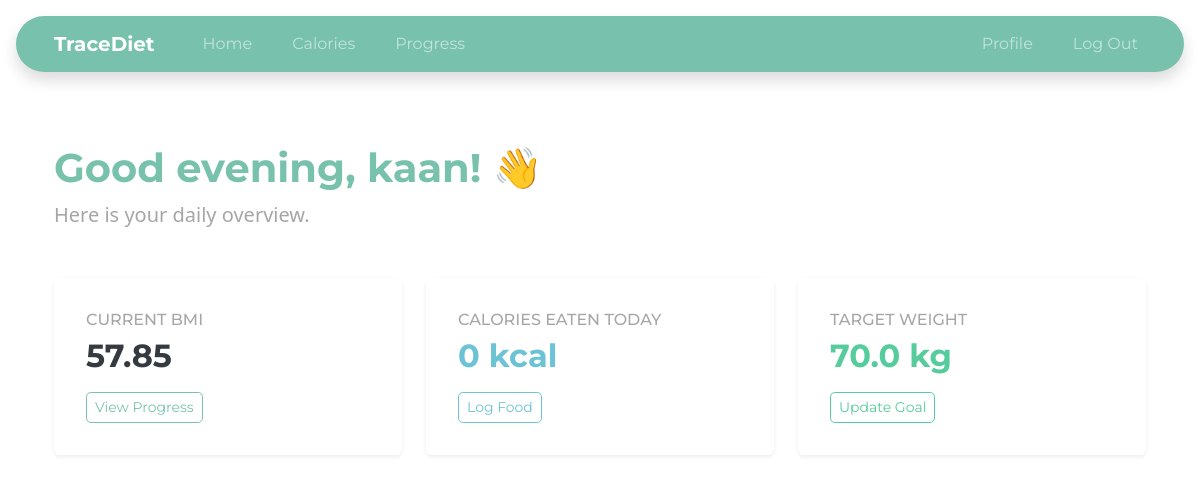
Page / (signed in) on the earlier database version.
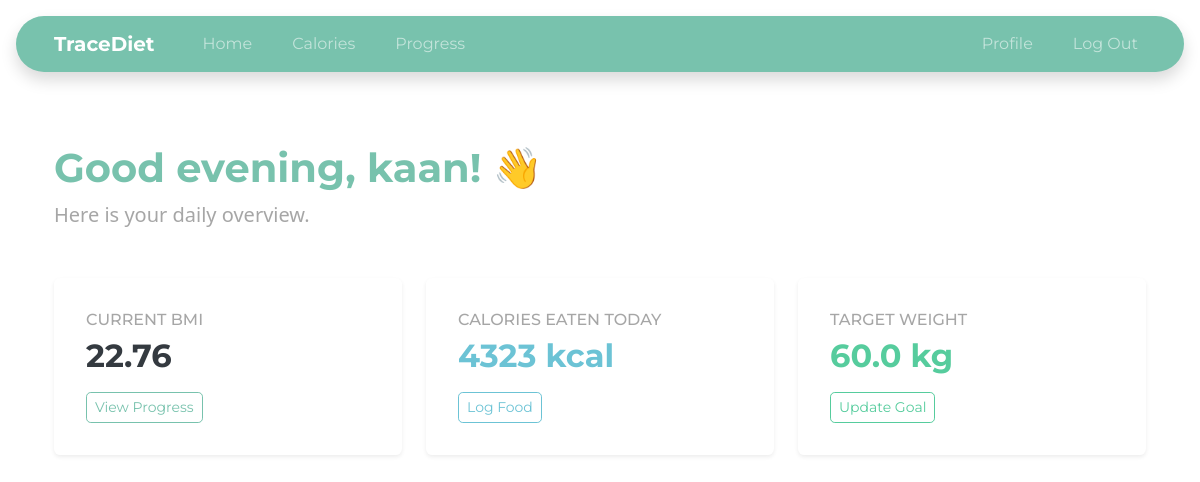
Same page on the later database version.
### tables this page shows
CREATE TABLE users (
    id INTEGER PRIMARY KEY AUTOINCREMENT NOT NULL,
    username TEXT NOT NULL UNIQUE,
    hash TEXT NOT NULL,
    name TEXT NOT NULL,
    surname TEXT NOT NULL,
    gender TEXT NOT NULL,
    birthday DATE NOT NULL
);

CREATE TABLE body_logs (
    id INTEGER PRIMARY KEY AUTOINCREMENT,
    user_id INTEGER NOT NULL,
    weight REAL NOT NULL,
    height REAL NOT NULL,
    bmi REAL NOT NULL,
    date DATE DEFAULT CURRENT_DATE,
    FOREIGN KEY (user_id) REFERENCES users (id)
);

CREATE TABLE user_goals (
    user_id INTEGER PRIMARY KEY,
    target_weight REAL,
    daily_calorie_target INTEGER,
    FOREIGN KEY (user_id) REFERENCES users (id)
);

### app.py (the view)
@app.route("/")
def index():
    if not session.get("user_id"):
        return render_template("index.html")
    user_id = session["user_id"]
    user = db.execute("SELECT name FROM users WHERE id = ?", user_id)[0]
    hour = datetime.now().hour
    if hour < 12:
        greeting = "Good morning"
    elif hour < 18:
        greeting = "Good afternoon"
    else:
        greeting = "Good evening"
    latest_log = db.execute(
        "SELECT * FROM body_logs WHERE user_id = ? ORDER BY date DESC, id DESC LIMIT 1",
        user_id,
    )
    latest_log = latest_log[0] if latest_log else None
    foods = db.execute(
        "SELECT calories FROM tracker_logs WHERE user_id = ? AND date = CURRENT_DATE",
        user_id,
    )
    total_eaten = sum(food["calories"] for food in foods)
    goal = db.execute("SELECT target_weight FROM user_goals WHERE user_id = ?", user_id)
    target_weight = goal[0]["target_weight"] if goal else None
    return render_template(
        "index.html",
        name=user["name"],
        greeting=greeting,
        latest_log=latest_log,
        total_eaten=total_eaten,
        target_weight=target_weight,
    )

### templates/index.html (shortened to what this page needs)
{% extends "layout.html" %}
{% block main %}
<div class="container py-4">
    {% if session["user_id"] %}
    <div class="mb-5">
        <h1 class="fw-bold text-primary">{{ greeting }}, {{ name }}! 👋</h1>
        <p class="text-muted lead">Here is your daily overview.</p>
    </div>
    <div class="row g-4">
        <div class="col-md-4">
            <div class="card shadow-sm border-0 h-100 p-3">
                <div class="card-body">
                    <h6 class="text-muted text-uppercase">Current BMI</h6>
                    <h2 class="fw-bold text-dark">{{ latest_log.bmi if latest_log else '--' }}</h2>
                    <a href="/progress" class="btn btn-outline-primary btn-sm mt-2">View Progress</a>
                </div>
            </div>
        </div>
        <div class="col-md-4">
            <div class="card shadow-sm border-0 h-100 p-3">
                <div class="card-body">
                    <h6 class="text-muted text-uppercase">Calories Eaten Today</h6>
                    <h2 class="fw-bold text-info">{{ total_eaten }} kcal</h2>
                    <a href="/calories" class="btn btn-outline-info btn-sm mt-2">Log Food</a>
                </div>
            </div>
        </div>
        <div class="col-md-4">
            <div class="card shadow-sm border-0 h-100 p-3">
                <div class="card-body">
                    <h6 class="text-muted text-uppercase">Target Weight</h6>
                    <h2 class="fw-bold text-success">{{ target_weight if target_weight else 'Not set' }} kg</h2>
                    <a href="/progress" class="btn btn-outline-success btn-sm mt-2">Update Goal</a>
                </div>
            </div>
        </div>
    </div>
    {% endif %}
</div>
{% endblock %}

### templates/layout.html (shortened to what this page needs)
<!doctype html>
<html lang="en" data-bs-theme="light">
<head>
    <link href="https://cdnjs.cloudflare.com/ajax/libs/bootswatch/5.3.3/minty/bootstrap.min.css" rel="stylesheet" />
</head>
<body>
    <header>
        <nav class="navbar navbar-expand bg-primary m-3 rounded-pill shadow py-2" data-bs-theme="dark">
            <div class="container px-4 d-flex align-items-center">
                <a class="navbar-brand fw-bold mb-0 d-flex align-items-center" href="/">TraceDiet</a>
                <div class="d-flex flex-row align-items-center flex-grow-1 justify-content-between">
                    {% if session["user_id"] %}
                    <ul class="navbar-nav flex-row align-items-center gap-0 gap-md-4 mb-0 ms-md-4 ms-0">
                        <li class="nav-item">
                            <a class="nav-link py-0 px-2" href="/" aria-current="page">Home</a>
                        </li>
                        <li class="nav-item">
                            <a class="nav-link py-0 px-2" href="/calories">Calories</a>
                        </li>
                        <li class="nav-item">
                            <a class="nav-link py-0 px-2" href="/progress">Progress</a>
                        </li>
                    </ul>
                    <ul class="navbar-nav flex-row align-items-center gap-0 gap-md-4 mb-0">
                        <li class="nav-item">
                            <a class="nav-link py-0 px-2" href="/profile">Profile</a>
                        </li>
                        <li class="nav-item">
                            <a class="nav-link py-0 px-2" href="/logout">Log Out</a>
                        </li>
                    </ul>
                    {% endif %}
                </div>
            </div>
        </nav>
    </header>
    <main class="container py-4">
        {% block main %}{% endblock %}
    </main>
</body>
</html>

Differences in the rows shown:
no longer on this page (row unchanged): body_logs: bmi "57.85"
added body_logs: bmi "22.76"
changed user_goals: target_weight "70.0" → "60.0"
Other differences:
{{ total_eaten }}: "0" → "4323"
